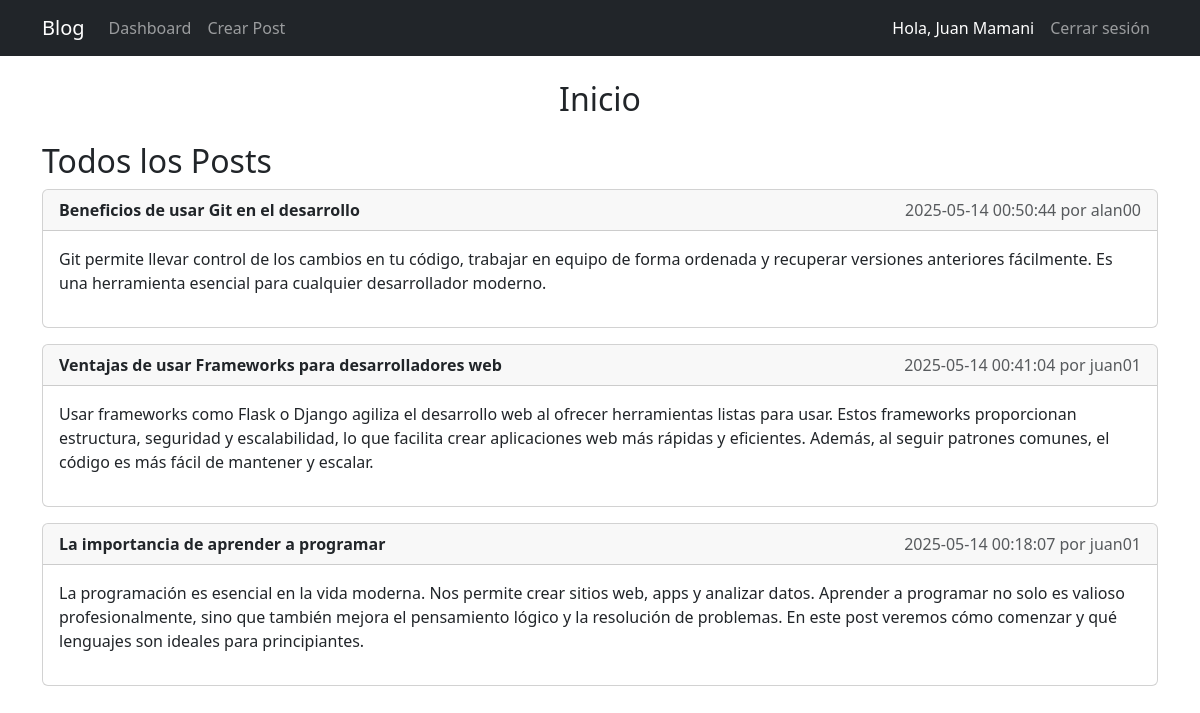
The page / (signed in) on the database its author committed.
### tables this page shows
CREATE TABLE users (
            id INTEGER PRIMARY KEY,
            name TEXT NOT NULL,
            email TEXT NOT NULL UNIQUE,
            username TEXT NOT NULL UNIQUE,
            password TEXT NOT NULL
        );

CREATE TABLE posts (
            id INTEGER PRIMARY KEY,
            title TEXT NOT NULL,
            content TEXT NOT NULL,
            user_id INTEGER NOT NULL,
            created_at TIMESTAMP DEFAULT CURRENT_TIMESTAMP,
            FOREIGN KEY (user_id) REFERENCES users (id)
        );

### App.py (the view)
@app.route("/")
def index():
    conn = get_db_connection()
    posts = conn.execute("""
        SELECT posts.*, users.username
        FROM posts JOIN users ON posts.user_id = users.id
        ORDER BY posts.created_at DESC
    """).fetchall()
    conn.close()
    return render_template("index.html", posts=posts)

### App.py (called while the page is built)
def get_db_connection():
    conn = sqlite3.connect("blog.db")
    conn.row_factory = sqlite3.Row
    return conn

@login_manager.user_loader
def load_user(user_id):
    return User.get_by_id(user_id)

    @staticmethod
    def get_by_id(user_id):
        conn = get_db_connection()
        user = conn.execute("SELECT * FROM users WHERE id = ?", (user_id,)).fetchone()
        conn.close()
        if user:
            return User(user['id'], user['username'], user['password'], user['name'], user['email'])
        return None

### templates/index.html
{% extends 'base.html' %}
{% block content %}
<h2 class="text-center mb-4">Inicio</h2>
<h2>Todos los Posts</h2>
{% for post in posts %}
    <div class="card mb-3">
        <div class="card-header">
            <strong>{{ post['title'] }}</strong>
            <span class="text-muted float-end">{{ post['created_at'] }} por {{ post['username'] }}</span>
        </div>
        <div class="card-body">
            <p>{{ post['content'] }}</p>
        </div>
    </div>
{% else %}
    <p>No hay posts publicados aún.</p>
{% endfor %}
{% endblock %}

### templates/base.html (shortened to what this page needs)
<!doctype html>
<html lang="es">
<head>
    <link href="https://cdn.jsdelivr.net/npm/bootstrap@5.3.0/dist/css/bootstrap.min.css" rel="stylesheet">
</head>
<body>
    <nav class="navbar navbar-expand-lg navbar-dark bg-dark">
        <div class="container">
            <a class="navbar-brand">Blog</a>
            <div class="collapse navbar-collapse" id="navbarNav">
                <ul class="navbar-nav me-auto">
                    <a class="nav-link" href="{{ url_for('index') }}">Dashboard</a>
                    {% if current_user.is_authenticated %}
                        <li class="nav-item">
                            <a class="nav-link" href="{{ url_for('dashboard') }}">Crear Post</a>
                        </li>
                    {% endif %}
                </ul>
                <ul class="navbar-nav">
                    {% if current_user.is_authenticated %}
                    <li class="nav-item">
                        <a class="nav-link disabled text-white">Hola, {{ current_user.name }}</a>
                    </li>
                        <li class="nav-item">
                            <a class="nav-link" href="{{ url_for('logout') }}">Cerrar sesión</a>
                        </li>
                    {% endif %}
                </ul>
            </div>
        </div>
    </nav>
    <div class="container mt-4">
        {% block content %}{% endblock %}
    </div>
</body>
</html>

### rows shown on the page
users: name "Juan Mamani"
posts: title "Beneficios de usar Git en el desarrollo", created_at "2025-05-14 00:50:44", username "alan00", content "Git permite llevar control de los cambios en tu código, trabajar en equipo de forma ordenada y recuperar versiones anteriores fácilmente. Es una herramienta esencial para cualquier desarrollador moderno."
posts: title "Ventajas de usar Frameworks para desarrolladores web", created_at "2025-05-14 00:41:04", username "juan01", content "Usar frameworks como Flask o Django agiliza el desarrollo web al ofrecer herramientas listas para usar. Estos frameworks proporcionan estructura, seguridad y escalabilidad, lo que facilita crear aplicaciones web más rápidas y eficientes. Además, al seguir patrones comunes, el código es más fácil de mantener y escalar."
posts: title "La importancia de aprender a programar", created_at "2025-05-14 00:18:07", username "juan01", content "La programación es esencial en la vida moderna. Nos permite crear sitios web, apps y analizar datos. Aprender a programar no solo es valioso profesionalmente, sino que también mejora el pensamiento lógico y la resolución de problemas. En este post veremos cómo comenzar y qué lenguajes son ideales para principiantes."
